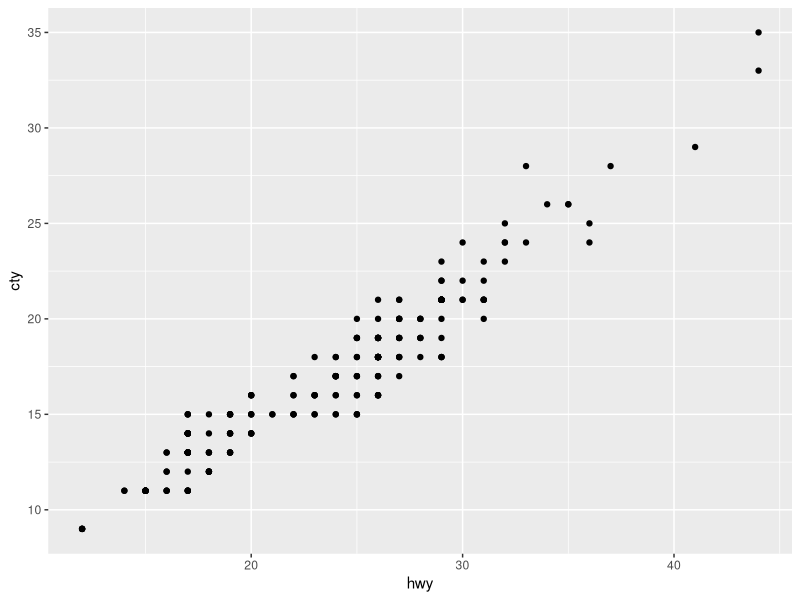

This figure's R source:
## ---- chunk 1
knitr::opts_chunk$set(echo = TRUE)
## ---- chunk 2
mpg1 <- read.csv("mpg1.csv")
str(mpg1)
## ---- chunk 3
library(ggplot2)

ggplot(mpg1, aes(x = hwy, y = cty)) +
  geom_point()
